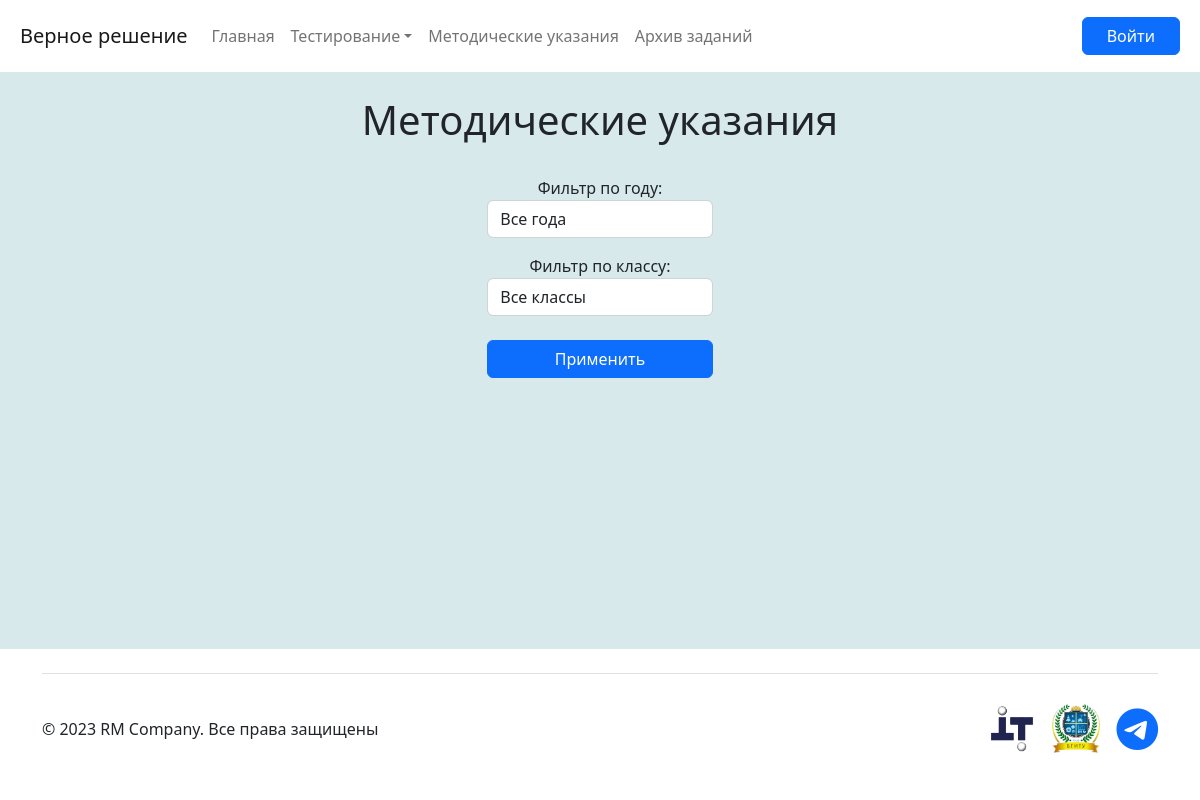
The app's page /MUList, older data.
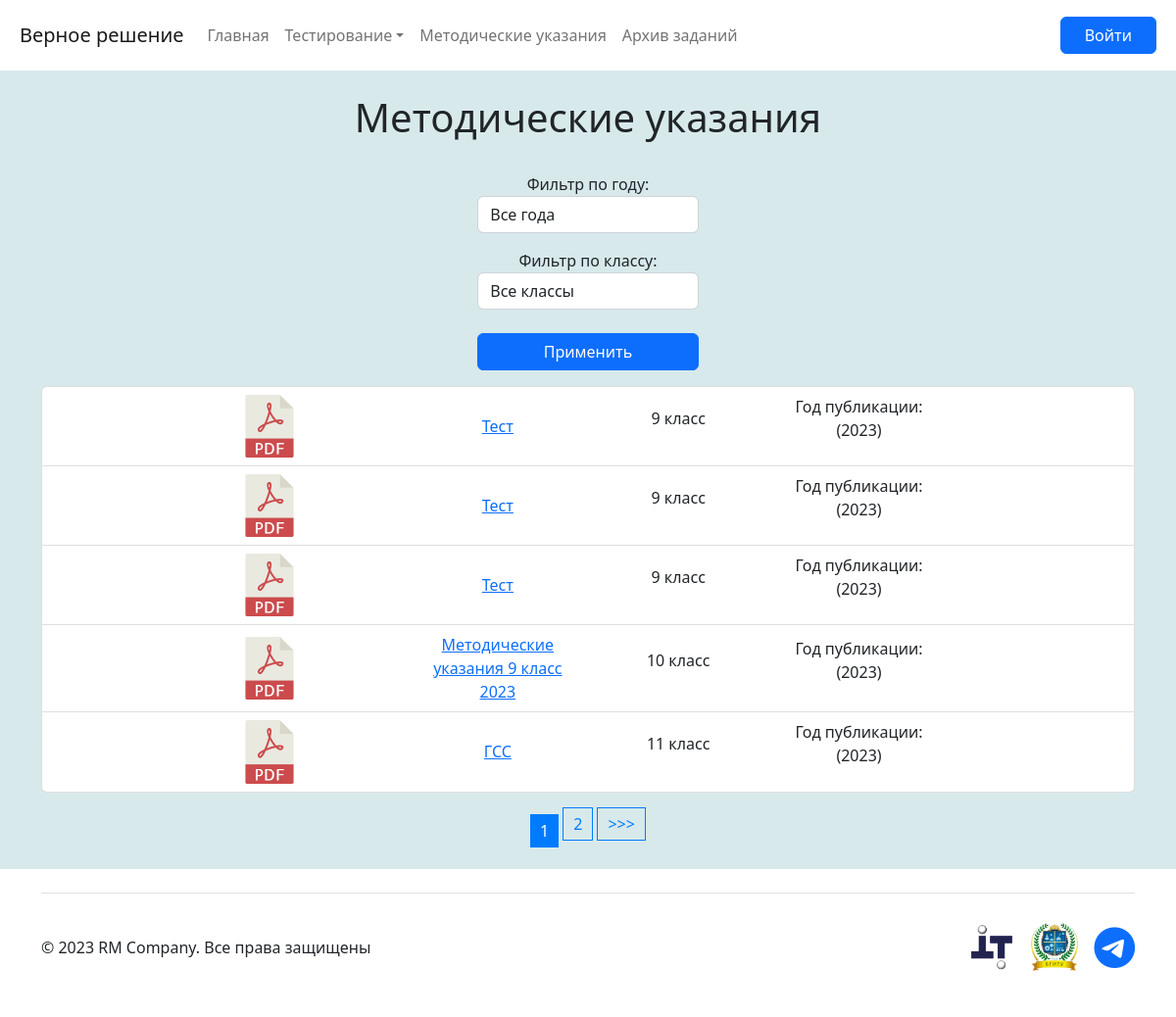
The same page, newer data.
### app/models.py (models this page shows, shortened)
class MUList(db.Model):
    __tablename__ = 'mulist'
    id = db.Column(db.Integer, primary_key=True)
    title = db.Column(db.String(500), nullable=False)
    pdf_file = db.Column(db.String, nullable=False)
    publication_year = db.Column(db.Integer, nullable=False)
    teach_class = db.Column(db.String(10), nullable=False)

### app/routes.py (the view)
@app.route('/MUList', methods=['GET', 'POST'])
def list_MU():
    if current_user.is_authenticated:
        cur_u = User.query.filter(User.id == current_user.id).first()
        if cur_u.usertype == "Администратор":
            return render_template("index.html", menu=admin_menu, footer=True)
    tasks_query = MUList.query
    years = set(task.publication_year for task in tasks_query)
    years = sorted(years, reverse=True)
    classes = set(task.teach_class for task in tasks_query)
    classes = sorted(classes, reverse=True)
    selected_year = request.args.get('year')
    selected_class = request.args.get('class')
    if selected_year:
        tasks_query = tasks_query.filter(MUList.publication_year == selected_year)
    if selected_class:
        tasks_query = tasks_query.filter(MUList.teach_class == selected_class)
    page = request.args.get('page', 1, type=int)
    pagination = tasks_query.paginate(page=page, per_page=5)
    return render_template('files.html', years=years, classes=classes, menu=user_menu, selected_year=selected_year,
                           selected_class=selected_class, pagination=pagination, header="Методические указания",
                           title="Методические указания", footer=True,link='list_MU')

### app/templates/files.html (shortened to what this page needs)
{% extends "base.html" %}
{% block content %}
    <div class="container">
        <div class="mt-4 row">
            <h1 class="text-center">{{ header }}</h1>
            <div class="col-md-5 d-flex justify-content-center align-items-center
             mx-auto mt-4">
                <form method="get" action="" class="form-inline text-center col-md-6">
                    <div class="form-group ml-3 ">
                        <label for="class">Фильтр по году:</label>
                        <select name="year" id="year" class="form-control">
                            <option value="" {% if not selected_year %}selected{% endif %}>Все года</option>
                        </select>
                    </div>
                    <div class="form-group ml-3 mt-3">
                        <label for="class">Фильтр по классу:</label>
                        <select name="class" id="class" class="form-control">
                            <option value="" {% if not selected_class %}selected{% endif %}>Все классы</option>
                        </select>
                    </div>
                    <button type="submit" class="btn btn-primary w-100 mt-4">Применить</button>
                </form>
            </div>
        </div>
        <ul class="list-group mt-3">
            {% for pagination in pagination.items %}
                <li class="list-group-item">
                    <div class="row align-items-center justify-content-center task-group">
                        <div class="col-md-2">
                            <img src="/static/images/v2/pdf.png" width="40%" class="pdf-ico" alt="иконка документа">
                        </div>
                        <a class="col-md-2 text-center"
                           href="{{ url_for('download', filename=pagination.pdf_file) }}">{{ pagination.title }}</a>
                        <p class="col-md-2 text-center">{{ pagination.teach_class }} класс</p>
                        <p class="col-md-2 text-center">Год публикации:<br>({{ pagination.publication_year }})</p>
                    </div>
                </li>
            {% endfor %}
        </ul>
        <div class="row">
            <div class="col-md-12">
                <div class="pagination">
                    {% for number in pagination.iter_pages() %}
                        {% if pagination.page != number %}
                            <span>
                                <a class='page-number'
                                   href="{{ url_for(link, page=number, year=selected_year) }}">
                                    {{ number }}
                                </a>
                            </span>
                        {% else %}
                            <span class='current-page-number'>{{ number }}</span>
                        {% endif %}
                    {% endfor %}
                    {% if pagination.has_next %}
                        <span>
                            <a class='page-number'
                               href="{{ url_for(link, page=pagination.next_num, year=selected_year) }}">
                                {{ '>>>' }}
                            </a>
                        </span>
                    {% endif %}
                </div>
            </div>
        </div>
    </div>
{% endblock %}

### app/templates/base.html (shortened to what this page needs)
<!DOCTYPE html>
<html class="h-100">
<head>
    <link rel="stylesheet" href="https://cdn.jsdelivr.net/npm/bootstrap@5.2.3/dist/css/bootstrap.min.css"
/>
    <link rel="stylesheet" href="https://cdn.jsdelivr.net/npm/bootstrap-icons@1.11.1/font/bootstrap-icons.css">
    <link rel="stylesheet" href="{{ url_for('static', filename='css/v2/style.css') }}">
    <link rel="stylesheet" href="https://cdn.jsdelivr.net/npm/swiper@11/swiper-bundle.min.css"/>
</head>
<body class="d-flex flex-column h-100">
{% if menu %}
{% include "header.html" %}
{% endif %}
<main>
    {% block content %}{% endblock %}
</main>
{% if footer %}
{% include "footer.html" %}
{% endif %}
</body>
</html>

### app/templates/header.html (shortened to what this page needs)
<header>
    <nav class="navbar navbar-expand-lg bg-body fixed-top px-2 py-3">
        <div class="container-fluid">
            <a class="navbar-brand" href="/">Верное решение</a>
            <div class="d-flex signup-btn">
                {% if current_user.is_authenticated %}
                <div class="d-flex signup-btn">
                    <div class="dropdown">
                        <a href="#" class="d-block link-body-emphasis text-decoration-none dropdown-toggle"
                           data-bs-toggle="dropdown" aria-expanded="false">
                            <img src="{{url_for('static', filename='images/v2/profile-image.png')}}" alt="avatar"
                                 width="36" height="36"
                                 class="rounded-circle">
                        </a>
                        <ul class="dropdown-menu text-small shadow"
                            style="position: absolute; inset: 0px 0px auto auto; margin: 0px; transform: translate(0px, 34px);">
                            <li><a class="dropdown-item" href="{{ url_for('profile', id=current_user.id) }}">{{current_user.login}}</a>
                            </li>
                            <div class="dropdown-divider"></div>
                            <li><a class="dropdown-item" href="{{url_for('logout')}}">Выйти</a></li>
                        </ul>
                    </div>
                </div>
                {% else %}
                <a href="{{url_for('login')}}" class="btn btn-primary px-4">Войти</a>
                {% endif %}
            </div>
            <div class="collapse navbar-collapse" id="navbar">
                <ul class="navbar-nav  me-auto mb-2 mb-md-0">
                    {% for m in menu %}
                    {% if m.submenu %}
                    <li class="nav-item dropdown">
                        <a class="nav-link dropdown-toggle" href="#" data-bs-toggle="dropdown"
                           aria-expanded="false">{{m.name}}</a>
                    </li>
                    {% else %}
                    <li class="nav-item"><a class="nav-link" href="{{m.url}}">{{m.name}}</a></li>
                    {% endif %}
                    {% endfor %}
                </ul>
            </div>
        </div>
    </nav>
</header>

### app/templates/footer.html
<footer class="footer mt-auto bg-body">
    <div class="container">
      <div class="d-flex flex-column flex-sm-row justify-content-between align-items-center mt-4 py-4 border-top">
        <p>&copy; 2023 RM Company. Все права защищены</p>
        <ul class="list-unstyled d-flex align-items-center">
          <li><a href="http://it.bgitu.ru/" target="_blank"><img width="48px" src="{{url_for('static', filename='images/v2/bgitu_it_logo.png')}}"></a></li>
          <li class="mx-3"><a href="http://bgitu.ru/" target="_blank"><img width="48px" src="{{url_for('static', filename='images/v2/bgitu_logo.png')}}"></a>
          </li>
          <li><a href="https://t.me/s/bgituofficial" target="_blank"><i style="font-size: 2.6rem"
                class="bi bi-telegram"></i></a></li>
        </ul>
      </div>
    </div>
  </footer>

### app/static/css/v2/style.css (style rules this page uses)
body { padding-top: 4.5rem; background-color: #d7e9eb; }
.pagination { margin: 20px; display: flex; justify-content: center; list-style: none; padding: 0; }
.page-number { padding: 5px 10px; border: 1px solid #007BFF; color: #007BFF; text-decoration: none; margin: 2px; }
.current-page-number { padding: 5px 10px; background-color: #007BFF; color: white; margin: 2px; }
@media only screen and (min-width: 992px) { .signup-btn { order: 2; } }

Row changes from the older to the newer data that the page shows:
added MUList: title "Тест", teach_class "9", publication_year "2023"
added MUList: title "Тест", teach_class "9", publication_year "2023"
added MUList: title "Тест", teach_class "9", publication_year "2023"
added MUList: title "Методические указания 9 класс 2023", teach_class "10", publication_year "2023"
added MUList: title "ГСС", teach_class "11", publication_year "2023"
Text that changed along with them:
{{ '>>>' }}: (not shown) → ">>>"
new list line: "1"
new list line: "2"
